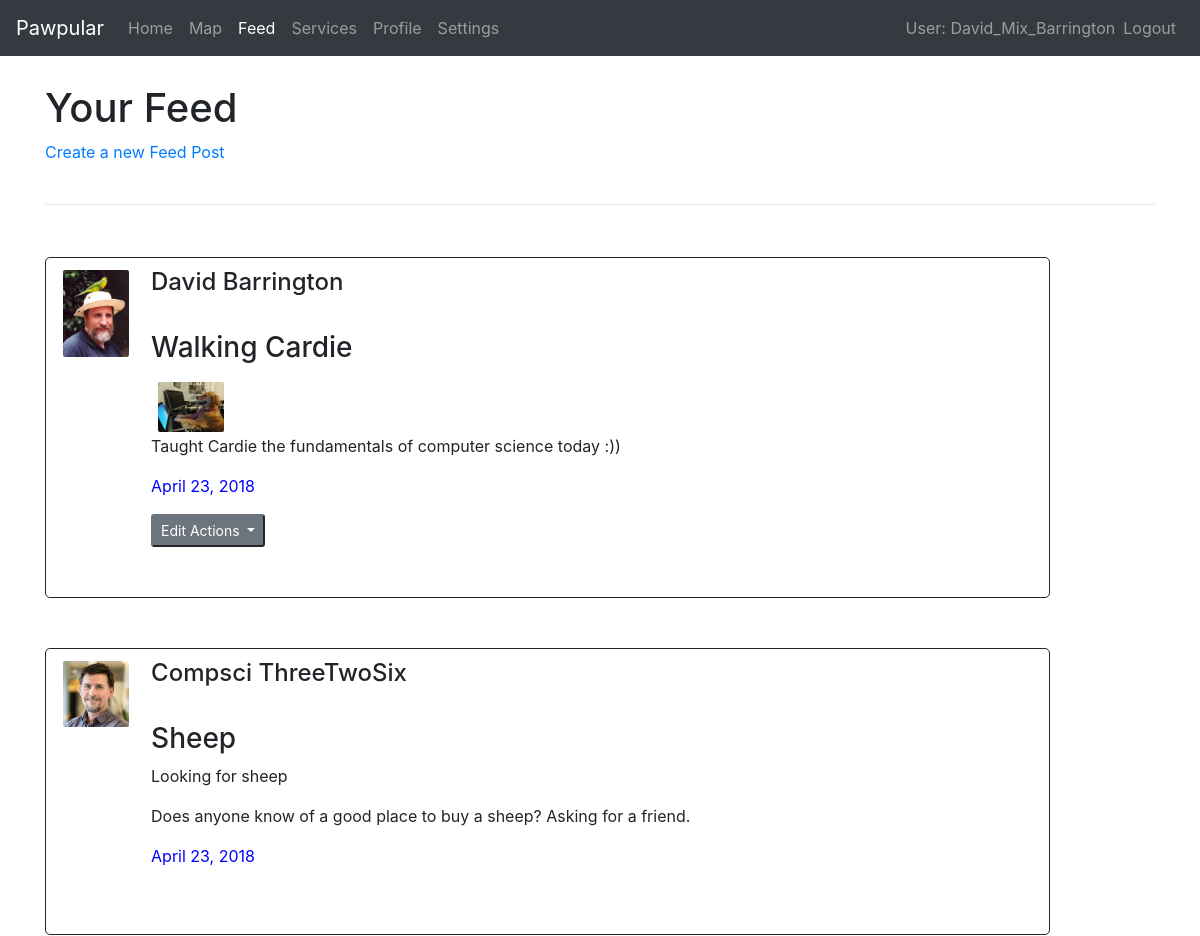
Page /pawpular/chat/ (signed in, upper part) on the earlier database version.
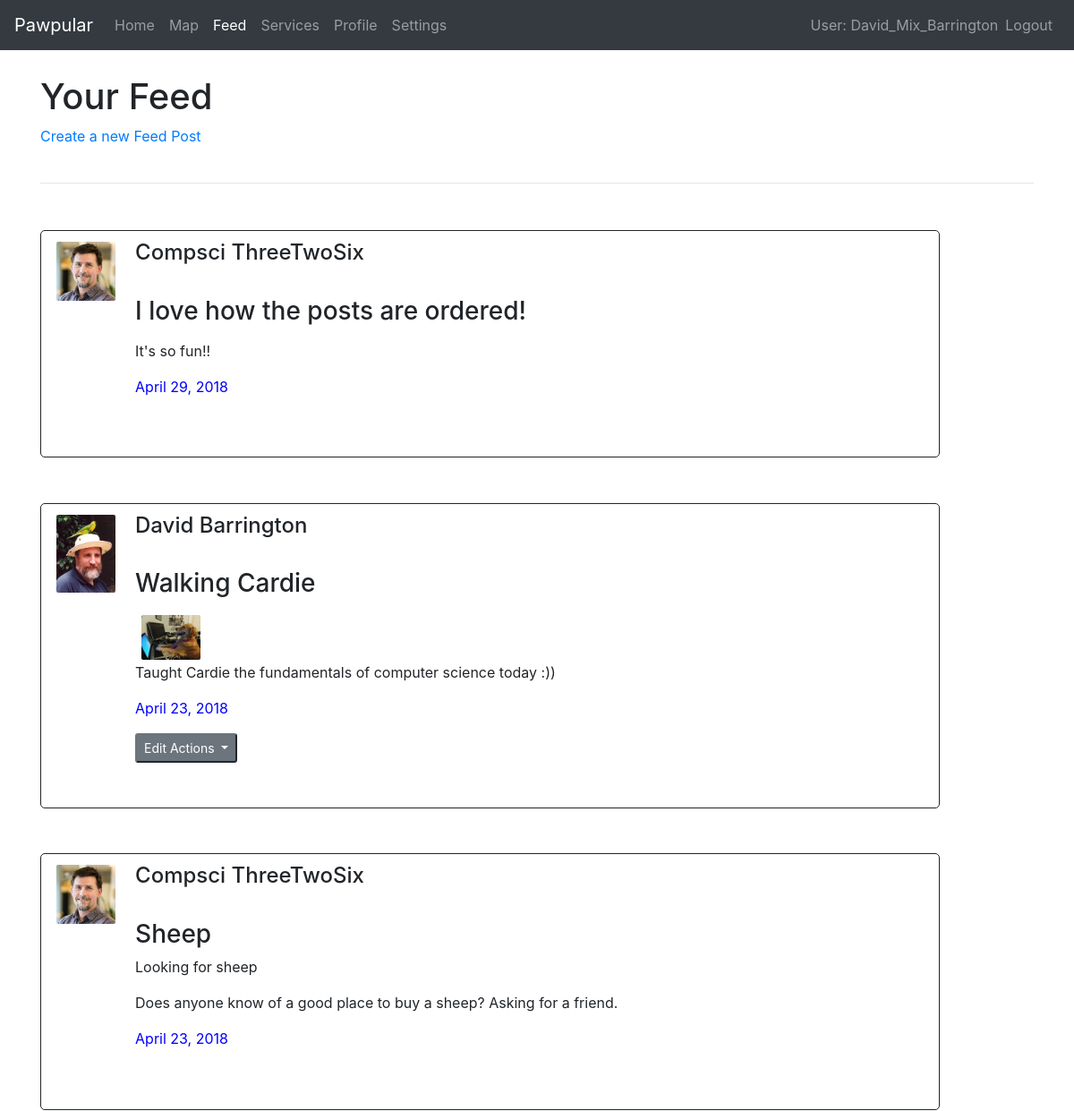
Same page on the later database version.
### pawpular/models.py (models this page shows, shortened)
class Post(models.Model):
    createdBy = models.ForeignKey('Profile', on_delete=models.CASCADE)
    id = models.UUIDField(primary_key=True, default=uuid.uuid4)
    text = models.TextField(max_length=150)
    image = models.ImageField(upload_to='uploads/', blank=True,max_length=100)
    createdOn = models.DateField()
    title = models.CharField(max_length=50, default='')
    class Meta:
        abstract = True
        ordering = ["-createdOn","createdBy"]

class FeedPost(Post):
    post = models.TextField(max_length=1000, default='')

class Profile(models.Model):
    user = models.OneToOneField(User, on_delete=models.CASCADE)
    uuid = models.UUIDField(primary_key=True, default=uuid.uuid4)
    image = models.ImageField(upload_to='uploads/',blank = True)
    pets = models.ManyToManyField('Pet', blank=True)
    feedPosts = models.ManyToManyField('FeedPost', blank=True)
    mapPosts = models.ManyToManyField('MapPost', blank=True)
    servicePosts = models.ManyToManyField('ServicePost', blank=True)
    status=(
        ('1','on'),
        ('0','off'),
        )
    settings = models.CharField(max_length=1,choices=status, blank=False,default='1',help_text = 'settings status status')
    def get_absolute_url(self):
        return "/pawpular/profile/" + self.uuid.__str__()

### pawpular/views.py (the view, shortened to what this page needs)
# urls.py: path('chat/', views.Chat.as_view(), name='chat'),
class Chat(LoginRequiredMixin, generic.ListView):
    model = FeedPost

### pawpular/templates/pawpular/feedpost_list.html (shortened to what this page needs)
{% extends "base_generic.html" %}
    {% block content %}
    <div class="container">
            <h1 style="padding-top:2.5%;">Your Feed</h1>
            <div><a  class="button" href="{%url 'feedpost_new' %}">Create a new Feed Post</a></div>
            <br>
            <hr>
    </div>
    <div class="container" style = "padding-right:10%;padding-top:3%;padding-bottom:10%;">
        {% for post in feedpost_list %}
        <div style="padding-bottom:5%;">
            <div class="media" >
                <div class="media-left media-top">
                    <img src="http://127.0.0.1:8000/pawpular/uploads/{{post.createdBy.image}}" class="media-object rounded" style="width:70px">
                </div>
                <div class="media-body">
                    <h4>{{post.createdBy.user.first_name}} {{post.createdBy.user.last_name}}</h4>
                    <h4 class="media-heading" style="padding-top:2%;"><a href="{{post.createdBy.get_absolute_url}}"> {{post.createdBy.fname}} {{post.createdBy.lname}} </a></h4>
                    <h3>{{post.title}}</h3>
                    <p>{{post.text}}</p>
                    {% if post.image %}
                        <img src="http://127.0.0.1:8000/pawpular/uploads/{{post.image}}" class="media-object rounded" style="width:70px">
                    {% endif %}
                    <p>{{post.post}}</p>
                    <p style = "color:blue">{{post.createdOn}}</p>
                    {% ifequal request.user post.createdBy.user %}
                    <div class="dropdown">
                        <button class="btn-sm btn-secondary dropdown-toggle outline" type="button" id="dropdownMenuButton" data-toggle="dropdown" aria-haspopup="true" aria-expanded="false">
                            Edit Actions
                        </button>
                    </div>
                    {% endifequal %}
                </div>
            </div>
        </div>
        {% endfor %}
    </div>
{% endblock %}

### pawpular/templates/base_generic.html (shortened to what this page needs)
<html lang="en">
<head>
  <link rel="stylesheet" href="https://maxcdn.bootstrapcdn.com/bootstrap/4.0.0/css/bootstrap.min.css">
</head>
<body data-spy="scroll" data-target=".navbar">
  {% block navbar%}
  <nav class="navbar navbar-expand-md bg-dark navbar-dark">
    <a class="navbar-brand" href="{% url 'index' %}">Pawpular</a>
        <div class="collapse navbar-collapse" id="collapsibleNavbar">
            <ul class="navbar-nav mr-auto">
            {% if user.is_authenticated %}
                <li {% if request.resolver_match.url_name == 'index' %} class="active" {% endif %}>
                        <a class="nav-link" href="{% url 'index' %}">Home</a>
                    </li>
                    <li {% if request.resolver_match.url_name == 'map' %} class="active" {% endif %}>
                        <a class="nav-link" href="{% url 'map' %}">Map</a>
                    </li>
                    <li {% if request.resolver_match.url_name == 'chat' %} class="active" {% endif %}>
                        <a class="nav-link" href="{% url 'chat' %}">Feed</a>
                    </li>
                    <li {% if request.resolver_match.url_name == 'services' %} class="active" {% endif %}>
                        <a class="nav-link" href="{% url 'services' %}">Services</a>
                    </li>
                    <li {% if request.resolver_match.url_name == 'profile' %} class="active" {% endif %}>
                        <a class="nav-link" href={{user.profile.get_absolute_url}} >Profile</a>
                    </li>
                    <li {% if request.resolver_match.url_name == 'settings' %} class="active" {% endif %}>
                        <a class="nav-link" href="{% url 'settings' %}">Settings</a>
                    </li>
                    </ul>
                    <ul class="navbar-nav mrl-auto">
                      <li class="navbar-text">User: {{ user.get_username }}</li>
                        <li class ="navbar-nav">
                          <a class="nav-link" href="{% url 'logout' %}?next={{request.path}}">Logout</a>
                        </li>
                    {% else %}
                      <li class="navbar-nav">
                          <a class = "nav-link" href="{% url 'login'%}?next={{request.path}}">Login</a>
                        </li>
                    </ul>
                    {% endif %}
        </div>
    </nav>
  {% endblock %}
  {% block content %}{% endblock %}
</body>

### pawpular/templates/pawpular/feedpost_list.html (style rules this page uses)
div.media { padding-top:1%; padding-left:1%; padding-bottom:5%;border:solid .5px;border-radius: 5px; }
div.media-body { padding-bottom: 0%; }
img { margin-right:20px; margin-left:5px; padding:2px; }

Differences in the rows shown:
added FeedPost: createdBy.image (picture), createdBy.user.first_name "Compsci", createdBy.user.last_name "ThreeTwoSix", title "I love how the posts are ordered!", post "It's so fun!!", createdOn "April 29, 2018"
